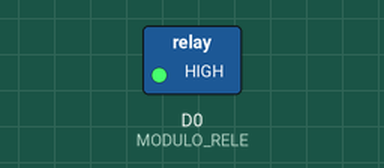
Recording of a sketch running on a simulated ESP8266 (NodeMCU). Parts: switched loads named in the sketch (green lamp = pin HIGH). Dashed ring = blinking.

Above: at 0.5 s.
Timing chart, 0 to 4.6 s (numbered marks = the images above):
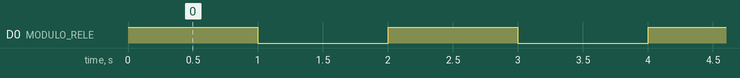

The sketch:

modulo-rele.ino
```cpp
/**
     Modulo Relé
*/

const int MODULO_RELE = D0;

void setup() {
  Serial.begin(9600);
  pinMode(MODULO_RELE, OUTPUT);
}

void loop() {

  digitalWrite(MODULO_RELE, HIGH);
  delay(1000);
  digitalWrite(MODULO_RELE, LOW);
  delay(1000);
}
```

Measured:
- by itself, D0 (MODULO_RELE): alternates HIGH for 1.0 s and LOW for 1.0 s
